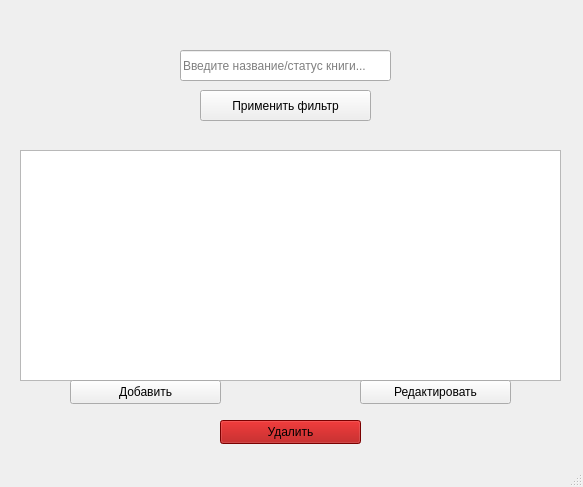
<?xml version="1.0" encoding="UTF-8"?>
<ui version="4.0">
 <class>MainWindow</class>
 <widget class="QMainWindow" name="MainWindow">
  <property name="geometry">
   <rect>
    <x>0</x>
    <y>0</y>
    <width>583</width>
    <height>487</height>
   </rect>
  </property>
  <property name="windowTitle">
   <string>MainWindow</string>
  </property>
  <widget class="QWidget" name="centralwidget">
   <widget class="QTableView" name="booktable">
    <property name="geometry">
     <rect>
      <x>20</x>
      <y>150</y>
      <width>541</width>
      <height>231</height>
     </rect>
    </property>
    <property name="selectionMode">
     <enum>QAbstractItemView::SingleSelection</enum>
    </property>
   </widget>
   <widget class="QPushButton" name="addbook">
    <property name="geometry">
     <rect>
      <x>70</x>
      <y>380</y>
      <width>151</width>
      <height>24</height>
     </rect>
    </property>
    <property name="text">
     <string>Добавить</string>
    </property>
   </widget>
   <widget class="QPushButton" name="bookdetails">
    <property name="geometry">
     <rect>
      <x>360</x>
      <y>380</y>
      <width>151</width>
      <height>24</height>
     </rect>
    </property>
    <property name="text">
     <string>Редактировать</string>
    </property>
   </widget>
   <widget class="QPushButton" name="removebook">
    <property name="geometry">
     <rect>
      <x>220</x>
      <y>420</y>
      <width>141</width>
      <height>24</height>
     </rect>
    </property>
    <property name="styleSheet">
     <string notr="true">background-color: rgb(170, 0, 0);</string>
    </property>
    <property name="text">
     <string>Удалить</string>
    </property>
   </widget>
   <widget class="QLineEdit" name="searchline">
    <property name="geometry">
     <rect>
      <x>180</x>
      <y>50</y>
      <width>211</width>
      <height>31</height>
     </rect>
    </property>
    <property name="inputMask">
     <string/>
    </property>
    <property name="text">
     <string/>
    </property>
    <property name="placeholderText">
     <string>Введите название/статус книги...</string>
    </property>
   </widget>
   <widget class="QPushButton" name="search">
    <property name="geometry">
     <rect>
      <x>200</x>
      <y>90</y>
      <width>171</width>
      <height>31</height>
     </rect>
    </property>
    <property name="text">
     <string>Применить фильтр</string>
    </property>
   </widget>
  </widget>
  <widget class="QMenuBar" name="menubar">
   <property name="geometry">
    <rect>
     <x>0</x>
     <y>0</y>
     <width>583</width>
     <height>22</height>
    </rect>
   </property>
  </widget>
  <widget class="QStatusBar" name="statusbar"/>
  <action name="action_3">
   <property name="text">
    <string>sfsd</string>
   </property>
  </action>
 </widget>
 <resources/>
 <connections/>
</ui>
